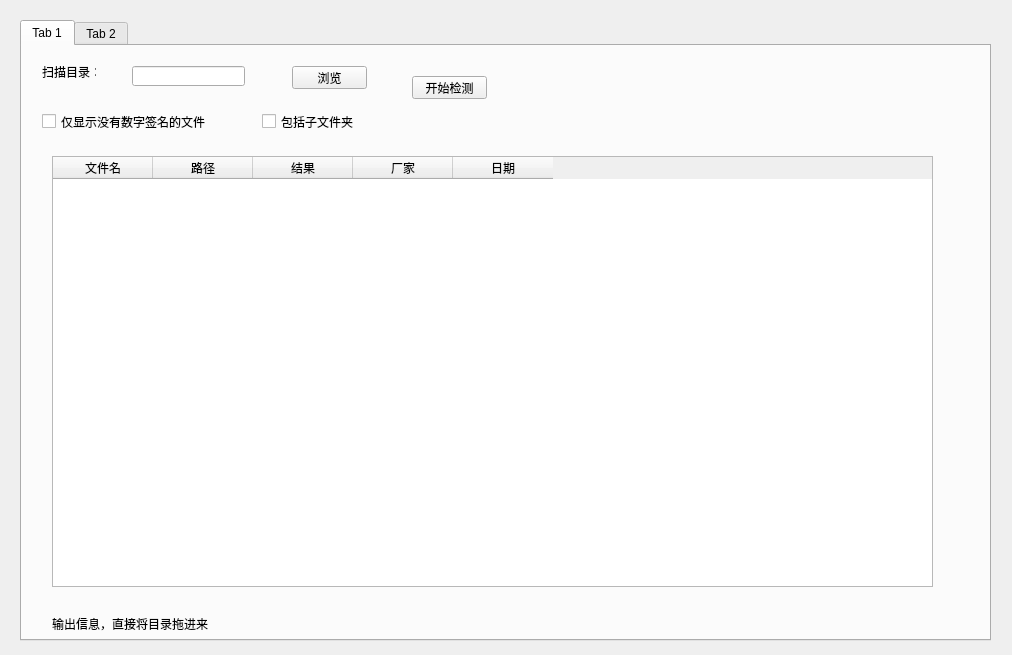
<?xml version="1.0" encoding="UTF-8"?>
<ui version="4.0">
 <class>Form</class>
 <widget class="QWidget" name="Form">
  <property name="geometry">
   <rect>
    <x>0</x>
    <y>0</y>
    <width>1012</width>
    <height>655</height>
   </rect>
  </property>
  <property name="windowTitle">
   <string>Form</string>
  </property>
  <widget class="QTabWidget" name="tabWidget">
   <property name="geometry">
    <rect>
     <x>20</x>
     <y>20</y>
     <width>971</width>
     <height>621</height>
    </rect>
   </property>
   <property name="currentIndex">
    <number>0</number>
   </property>
   <widget class="QWidget" name="tab">
    <attribute name="title">
     <string>Tab 1</string>
    </attribute>
    <widget class="QCheckBox" name="checkBox">
     <property name="geometry">
      <rect>
       <x>20</x>
       <y>60</y>
       <width>181</width>
       <height>31</height>
      </rect>
     </property>
     <property name="text">
      <string>仅显示没有数字签名的文件</string>
     </property>
    </widget>
    <widget class="QCheckBox" name="checkBox_2">
     <property name="geometry">
      <rect>
       <x>240</x>
       <y>60</y>
       <width>101</width>
       <height>31</height>
      </rect>
     </property>
     <property name="text">
      <string>包括子文件夹</string>
     </property>
    </widget>
    <widget class="QLabel" name="label">
     <property name="geometry">
      <rect>
       <x>20</x>
       <y>20</y>
       <width>54</width>
       <height>12</height>
      </rect>
     </property>
     <property name="text">
      <string>扫描目录：</string>
     </property>
    </widget>
    <widget class="QLineEdit" name="lineEdit">
     <property name="geometry">
      <rect>
       <x>110</x>
       <y>20</y>
       <width>113</width>
       <height>20</height>
      </rect>
     </property>
    </widget>
    <widget class="QPushButton" name="pushButton">
     <property name="geometry">
      <rect>
       <x>270</x>
       <y>20</y>
       <width>75</width>
       <height>23</height>
      </rect>
     </property>
     <property name="text">
      <string>浏览</string>
     </property>
    </widget>
    <widget class="QPushButton" name="pushButton_2">
     <property name="geometry">
      <rect>
       <x>390</x>
       <y>30</y>
       <width>75</width>
       <height>23</height>
      </rect>
     </property>
     <property name="text">
      <string>开始检测</string>
     </property>
    </widget>
    <widget class="QTableWidget" name="tableWidget">
     <property name="geometry">
      <rect>
       <x>30</x>
       <y>110</y>
       <width>881</width>
       <height>431</height>
      </rect>
     </property>
     <column>
      <property name="text">
       <string>文件名</string>
      </property>
     </column>
     <column>
      <property name="text">
       <string>路径</string>
      </property>
     </column>
     <column>
      <property name="text">
       <string>结果</string>
      </property>
     </column>
     <column>
      <property name="text">
       <string>厂家</string>
      </property>
     </column>
     <column>
      <property name="text">
       <string>日期</string>
      </property>
     </column>
    </widget>
    <widget class="QLabel" name="label_2">
     <property name="geometry">
      <rect>
       <x>30</x>
       <y>570</y>
       <width>451</width>
       <height>16</height>
      </rect>
     </property>
     <property name="text">
      <string>输出信息，直接将目录拖进来</string>
     </property>
    </widget>
   </widget>
   <widget class="QWidget" name="tab_2">
    <attribute name="title">
     <string>Tab 2</string>
    </attribute>
   </widget>
  </widget>
 </widget>
 <resources/>
 <connections/>
</ui>
